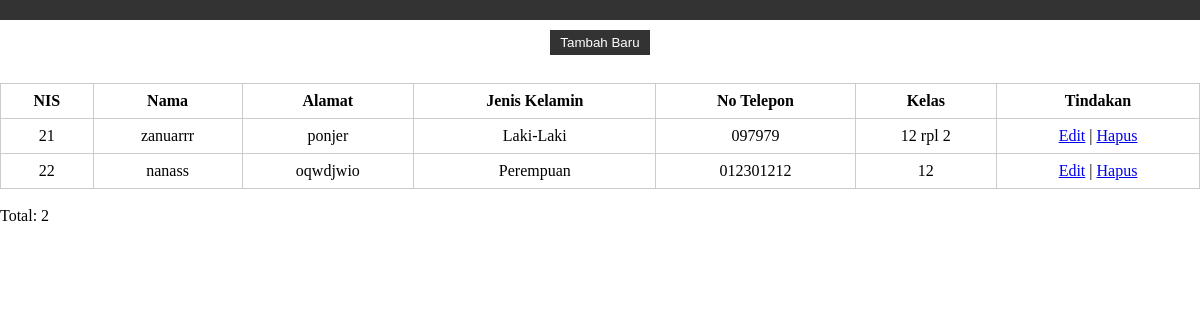
The page / on the database its author committed.
### tables this page shows
CREATE TABLE `t_siswa` (
  `nis` varchar(60) NOT NULL,
  `nama_lengkap` varchar(60) NOT NULL,
  `alamat` varchar(60) NOT NULL,
  `jenis_kelamin` varchar(60) NOT NULL,
  `no_telp` varchar(60) NOT NULL,
  `kelas` varchar(60) NOT NULL
);

### index.php (the view, shortened to what this page needs)
<?php include('config.php');?>
<html>
<head>
    <link rel="stylesheet" href="style.css"/>
</head>
<body>
<header>
</header>
<nav>
    <a href="v_form.php"><button>Tambah Baru</button></a>
</nav>
<br>
<table border="1" cellpadding = "8">
<thread>
<tr>
    <th>NIS</th>
    <th>Nama</th>
    <th>Alamat</th>
    <th>Jenis Kelamin</th>
    <th>No Telepon</th>
    <th>Kelas</th>
    <th>Tindakan</th>
</tr>
</thread>
<tbody>
<?php
$sql = "SELECT * FROM t_siswa";
$query = mysqli_query($db, $sql);
while($siswa = mysqli_fetch_array($query)){
echo "<tr>";
echo "<td>".$siswa['nis']."</td>";
echo "<td>".$siswa['nama_lengkap']."</td>";
echo "<td>".$siswa['alamat']."</td>";
echo "<td>".$siswa['jenis_kelamin']."</td>";
echo "<td>".$siswa['no_telp']."</td>";
echo "<td>".$siswa['kelas']."</td>";
echo "<td>";
echo "<a href= 'form_edit.php?nis=".$siswa['nis']."'>Edit</a> | ";
echo "<a href= 'hapus.php?nis=".$siswa['nis']."'>Hapus</a>";
echo "</td>";
echo "</tr>";
}
?>
</tbody>
</table>
<br>
<p>Total:
<?php echo mysqli_num_rows($query) ?>
</p>
</body>
</html>

### style.css (style rules this page uses)
body, h1, h2, h3, p, ul, li { margin: 0; padding: 0; }
header { background-color: #333; color: #fff; text-align: center; padding: 10px; }
nav { text-align: center; margin-top: 10px; }
button { background-color: #333; color: #fff; padding: 5px 10px; border: none; cursor: pointer; transition: background-color 0.3s ease; }
table { width: 100%; border-collapse: collapse; margin-top: 10px; }
th, td { border: 1px solid #ccc; padding: 8px; text-align: center; }

### rows shown on the page
t_siswa: nis "21", nama_lengkap "zanuarrr", alamat "ponjer", jenis_kelamin "Laki-Laki", no_telp "097979", kelas "12 rpl 2"
t_siswa: nis "22", nama_lengkap "nanass", alamat "oqwdjwio", jenis_kelamin "Perempuan", no_telp "012301212", kelas "12"

### other values the page prints
mysqli_num_rows($query) "2"
